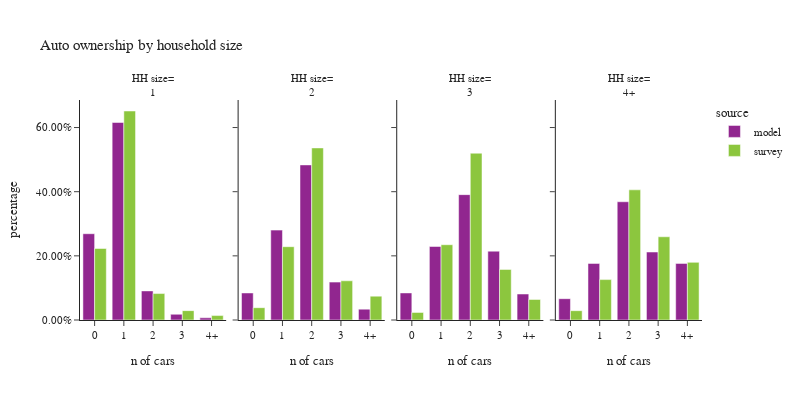

The code cell stored with this chart in its notebook:
### Code cell
plot_auto(hh,'hhsize_simple','household size', 'HH size')

### Figure 1 — Plotly figure (JSON) as saved in the notebook; plotly's stock layout.template omitted (floating-point values rounded to 4 significant figures)
{"data": [{"alignmentgroup": "True", "customdata": [[196697], [450325], [66346], [13036], [4921]], "hovertemplate": "source=model<br>hhsize_simple=1<br>auto_ownership_simple=%{x}<br>percentage=%{y}<br>sample count=%{customdata[0]}<extra></extra>", "legendgroup": "model", "marker": {"color": "#91268F", "pattern": {"shape": ""}}, "name": "model", "offsetgroup": "model", "orientation": "v", "showlegend": true, "textposition": "auto", "type": "bar", "x": ["0", "1", "2", "3", "4+"], "xaxis": "x", "y": [0.269, 0.6158, 0.09072, 0.01783, 0.006729], "yaxis": "y"}, {"alignmentgroup": "True", "customdata": [[71300], [237047], [408969], [99919], [28651]], "hovertemplate": "source=model<br>hhsize_simple=2<br>auto_ownership_simple=%{x}<br>percentage=%{y}<br>sample count=%{customdata[0]}<extra></extra>", "legendgroup": "model", "marker": {"color": "#91268F", "pattern": {"shape": ""}}, "name": "model", "offsetgroup": "model", "orientation": "v", "showlegend": false, "textposition": "auto", "type": "bar", "x": ["0", "1", "2", "3", "4+"], "xaxis": "x2", "y": [0.08429, 0.2802, 0.4835, 0.1181, 0.03387], "yaxis": "y2"}, {"alignmentgroup": "True", "customdata": [[29596], [80403], [137073], [75268], [28401]], "hovertemplate": "source=model<br>hhsize_simple=3<br>auto_ownership_simple=%{x}<br>percentage=%{y}<br>sample count=%{customdata[0]}<extra></extra>", "legendgroup": "model", "marker": {"color": "#91268F", "pattern": {"shape": ""}}, "name": "model", "offsetgroup": "model", "orientation": "v", "showlegend": false, "textposition": "auto", "type": "bar", "x": ["0", "1", "2", "3", "4+"], "xaxis": "x3", "y": [0.08438, 0.2292, 0.3908, 0.2146, 0.08097], "yaxis": "y3"}, {"alignmentgroup": "True", "customdata": [[32746], [87018], [181791], [104509], [87041]], "hovertemplate": "source=model<br>hhsize_simple=4+<br>auto_ownership_simple=%{x}<br>percentage=%{y}<br>sample count=%{customdata[0]}<extra></extra>", "legendgroup": "model", "marker": {"color": "#91268F", "pattern": {"shape": ""}}, "name": "model", "offsetgroup": "model", "orientation": "v", "showlegend": false, "textposition": "auto", "type": "bar", "x": ["0", "1", "2", "3", "4+"], "xaxis": "x4", "y": [0.06641, 0.1765, 0.3687, 0.2119, 0.1765], "yaxis": "y4"}, {"alignmentgroup": "True", "customdata": [[490], [912], [110], [22], [13]], "hovertemplate": "source=survey<br>hhsize_simple=1<br>auto_ownership_simple=%{x}<br>percentage=%{y}<br>sample count=%{customdata[0]}<extra></extra>", "legendgroup": "survey", "marker": {"color": "#8CC63E", "pattern": {"shape": ""}}, "name": "survey", "offsetgroup": "survey", "orientation": "v", "showlegend": true, "textposition": "auto", "type": "bar", "x": ["0", "1", "2", "3", "4+"], "xaxis": "x", "y": [0.2229, 0.6516, 0.08246, 0.0292, 0.01382], "yaxis": "y"}, {"alignmentgroup": "True", "customdata": [[111], [515], [598], [128], [52]], "hovertemplate": "source=survey<br>hhsize_simple=2<br>auto_ownership_simple=%{x}<br>percentage=%{y}<br>sample count=%{customdata[0]}<extra></extra>", "legendgroup": "survey", "marker": {"color": "#8CC63E", "pattern": {"shape": ""}}, "name": "survey", "offsetgroup": "survey", "orientation": "v", "showlegend": false, "textposition": "auto", "type": "bar", "x": ["0", "1", "2", "3", "4+"], "xaxis": "x2", "y": [0.0384, 0.2286, 0.5364, 0.1222, 0.07438], "yaxis": "y2"}, {"alignmentgroup": "True", "customdata": [[11], [120], [175], [62], [22]], "hovertemplate": "source=survey<br>hhsize_simple=3<br>auto_ownership_simple=%{x}<br>percentage=%{y}<br>sample count=%{customdata[0]}<extra></extra>", "legendgroup": "survey", "marker": {"color": "#8CC63E", "pattern": {"shape": ""}}, "name": "survey", "offsetgroup": "survey", "orientation": "v", "showlegend": false, "textposition": "auto", "type": "bar", "x": ["0", "1", "2", "3", "4+"], "xaxis": "x3", "y": [0.02365, 0.2346, 0.52, 0.1577, 0.06403], "yaxis": "y3"}, {"alignmentgroup": "True", "customdata": [[11], [94], [203], [71], [44]], "hovertemplate": "source=survey<br>hhsize_simple=4+<br>auto_ownership_simple=%{x}<br>percentage=%{y}<br>sample count=%{customdata[0]}<extra></extra>", "legendgroup": "survey", "marker": {"color": "#8CC63E", "pattern": {"shape": ""}}, "name": "survey", "offsetgroup": "survey", "orientation": "v", "showlegend": false, "textposition": "auto", "type": "bar", "x": ["0", "1", "2", "3", "4+"], "xaxis": "x4", "y": [0.02906, 0.126, 0.4058, 0.2595, 0.1797], "yaxis": "y4"}], "layout": {"annotations": [{"font": {}, "showarrow": false, "text": "HH size=<br>1", "x": 0.1175, "xanchor": "center", "xref": "paper", "y": 1.0, "yanchor": "bottom", "yref": "paper"}, {"font": {}, "showarrow": false, "text": "HH size=<br>2", "x": 0.3725, "xanchor": "center", "xref": "paper", "y": 1.0, "yanchor": "bottom", "yref": "paper"}, {"font": {}, "showarrow": false, "text": "HH size=<br>3", "x": 0.6275, "xanchor": "center", "xref": "paper", "y": 1.0, "yanchor": "bottom", "yref": "paper"}, {"font": {}, "showarrow": false, "text": "HH size=<br>4+", "x": 0.8825, "xanchor": "center", "xref": "paper", "y": 1.0, "yanchor": "bottom", "yref": "paper"}], "barmode": "group", "font": {"size": 11}, "height": 400, "legend": {"title": {"text": "source"}, "tracegroupgap": 0}, "title": {"text": "Auto ownership by household size"}, "width": 800, "xaxis": {"anchor": "y", "domain": [0.0, 0.235], "title": {"text": "n of cars"}}, "xaxis2": {"anchor": "y2", "domain": [0.255, 0.49], "matches": "x", "title": {"text": "n of cars"}}, "xaxis3": {"anchor": "y3", "domain": [0.51, 0.745], "matches": "x", "title": {"text": "n of cars"}}, "xaxis4": {"anchor": "y4", "domain": [0.765, 1.0], "matches": "x", "title": {"text": "n of cars"}}, "yaxis": {"anchor": "x", "domain": [0.0, 1.0], "tickformat": ".2%", "title": {"text": "percentage"}}, "yaxis2": {"anchor": "x2", "domain": [0.0, 1.0], "matches": "y", "showticklabels": false, "tickformat": ".2%"}, "yaxis3": {"anchor": "x3", "domain": [0.0, 1.0], "matches": "y", "showticklabels": false, "tickformat": ".2%"}, "yaxis4": {"anchor": "x4", "domain": [0.0, 1.0], "matches": "y", "showticklabels": false, "tickformat": ".2%"}}}
